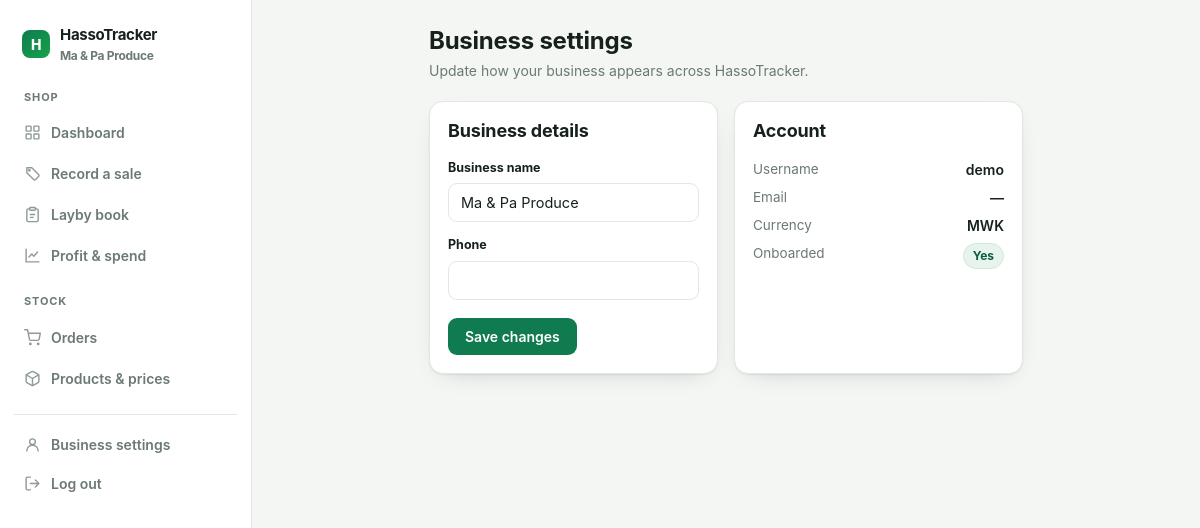
Page /accounts/profile/ (signed in) on the committed database.
### accounts/models.py (models this page shows, shortened)
class Profile(models.Model):
    user = models.OneToOneField(
        settings.AUTH_USER_MODEL,
        on_delete=models.CASCADE,
        related_name='profile',
    )
    business_name = models.CharField(max_length=150, blank=True)
    phone = models.CharField(max_length=30, blank=True)
    currency = models.CharField(max_length=8, default='MWK')
    onboarded = models.BooleanField(default=False)
    created_at = models.DateTimeField(auto_now_add=True)
    class Meta:
        ordering = ['user__username']
    @property
    def display_name(self):
        return self.business_name or self.user.get_username()

### accounts/views.py (the view)
# urls.py: path('profile/', views.profile, name='profile'),
@login_required
def profile(request):
    profile_obj, _ = Profile.objects.get_or_create(user=request.user)
    form = ProfileForm(request.POST or None, instance=profile_obj)
    if request.method == 'POST' and form.is_valid():
        form.save()
        messages.success(request, 'Business details updated.')
        return redirect('profile')
    return render(request, 'accounts/profile.html', {'form': form})

### accounts/forms.py
class ProfileForm(forms.ModelForm):
    class Meta:
        model = Profile
        fields = ('business_name', 'phone')
        widgets = {
            'business_name': forms.TextInput(attrs={'class': INPUT_CLASS}),
            'phone': forms.TextInput(attrs={'class': INPUT_CLASS}),
        }

### accounts/context_processors.py (called while the page is built)
def site_context(request):
    profile = None
    user = getattr(request, 'user', None)
    if user is not None and user.is_authenticated:
        profile = getattr(user, 'profile', None)
    return {
        'CURRENCY': settings.CURRENCY,
        'site_profile': profile,
        'nav_section': request.path.strip('/').split('/')[0],
    }

### templates/accounts/profile.html (shortened to what this page needs)
{% extends 'app_base.html' %}
{% block content %}
<div class="page-head">
  <div>
    <h1>Business settings</h1>
    <div class="sub">Update how your business appears across HassoTracker.</div>
  </div>
</div>
<div class="split-even">
  <div class="card card-pad">
    <h2 class="mb-2">Business details</h2>
    <form method="post" novalidate action="{% url 'profile' %}">
      <div class="form-grid">
        {% for field in form %}
          <div class="full">
            <label class="field-label" for="{{ field.id_for_label }}">{{ field.label }}</label>
            {{ field }}
          </div>
        {% endfor %}
      </div>
      <div class="form-actions">
        <button class="btn" type="submit">Save changes</button>
      </div>
    </form>
  </div>
  <div class="card card-pad">
    <h2 class="mb-2">Account</h2>
    <dl class="kv">
      <dt>Username</dt><dd>{{ user.username }}</dd>
      <dt>Email</dt><dd>{{ user.email|default:'&mdash;' }}</dd>
      <dt>Currency</dt><dd>{{ CURRENCY }}</dd>
      <dt>Onboarded</dt><dd>{% if site_profile.onboarded %}<span class="badge green">Yes</span>{% else %}<span class="badge amber">Not yet</span>{% endif %}</dd>
    </dl>
  </div>
</div>
{% endblock %}

### templates/app_base.html (shortened to what this page needs)
{% load static %}<!DOCTYPE html>
<html lang="en">
<head>
  <link rel="stylesheet" href="{% static 'css/app.css' %}">
</head>
<body>
  <aside class="sidebar" id="sidebar">
    <div class="sidebar-inner">
      <a class="brand" href="{% url 'dashboard' %}">
        <span class="brand-mark">H</span>
        <div>
          <div class="brand-name">HassoTracker</div>
          <div class="brand-sub">{{ site_profile.display_name|default:user.username }}</div>
        </div>
      </a>
      <nav class="sidebar-nav">
        <span class="nav-group">Shop</span>
        <a class="nav-link {% if nav_section == '' %}active{% endif %}" href="{% url 'dashboard' %}">
          Dashboard
        </a>
        <a class="nav-link {% if nav_section == 'sell' %}active{% endif %}" href="{% url 'sell' %}">
          <svg viewBox="0 0 24 24" fill="none" stroke="currentColor" stroke-width="2" stroke-linecap="round" stroke-linejoin="round"><path d="M20.59 13.41 11 3.83H4v7l9.59 9.59a2 2 0 0 0 2.82 0l4.18-4.18a2 2 0 0 0 0-2.83Z"/><circle cx="7.5" cy="7.5" r="1" fill="currentColor"/></svg>
          Record a sale
        </a>
        <a class="nav-link {% if nav_section == 'layby' %}active{% endif %}" href="{% url 'layby' %}">
          <svg viewBox="0 0 24 24" fill="none" stroke="currentColor" stroke-width="2" stroke-linecap="round" stroke-linejoin="round"><path d="M16 4h2a2 2 0 0 1 2 2v14a2 2 0 0 1-2 2H6a2 2 0 0 1-2-2V6a2 2 0 0 1 2-2h2"/><rect x="8" y="2" width="8" height="4" rx="1"/><path d="M9 12h6M9 16h4"/></svg>
          Layby book
        </a>
        <a class="nav-link {% if nav_section == 'summary' %}active{% endif %}" href="{% url 'summary' %}">
          <svg viewBox="0 0 24 24" fill="none" stroke="currentColor" stroke-width="2" stroke-linecap="round" stroke-linejoin="round"><path d="M3 3v18h18"/><path d="m7 14 4-4 3 3 5-6"/></svg>
          Profit &amp; spend
        </a>
        <span class="nav-group">Stock</span>
        <a class="nav-link {% if nav_section == 'orders' %}active{% endif %}" href="{% url 'order_list' %}">
          <svg viewBox="0 0 24 24" fill="none" stroke="currentColor" stroke-width="2" stroke-linecap="round" stroke-linejoin="round"><circle cx="9" cy="21" r="1"/><circle cx="20" cy="21" r="1"/><path d="M1 1h4l2.68 13.39a2 2 0 0 0 2 1.61h9.72a2 2 0 0 0 2-1.61L23 6H6"/></svg>
          Orders
        </a>
        <a class="nav-link {% if nav_section == 'products' %}active{% endif %}" href="{% url 'products' %}">
          <svg viewBox="0 0 24 24" fill="none" stroke="currentColor" stroke-width="2" stroke-linecap="round" stroke-linejoin="round"><path d="M21 8a2 2 0 0 0-1-1.73l-7-4a2 2 0 0 0-2 0l-7 4A2 2 0 0 0 3 8v8a2 2 0 0 0 1 1.73l7 4a2 2 0 0 0 2 0l7-4A2 2 0 0 0 21 16Z"/><path d="M3.3 7 12 12l8.7-5M12 22V12"/></svg>
          Products &amp; prices
        </a>
      </nav>
      <div class="sidebar-foot">
        <a class="nav-link" href="{% url 'profile' %}">
          <svg viewBox="0 0 24 24" fill="none" stroke="currentColor" stroke-width="2" stroke-linecap="round" stroke-linejoin="round"><circle cx="12" cy="8" r="4"/><path d="M4 21a8 8 0 0 1 16 0"/></svg>
          Business settings
        </a>
        <form method="post" action="{% url 'logout' %}" class="mx-0">{% csrf_token %}
          <button class="nav-link link-btn" type="submit">
            <svg viewBox="0 0 24 24" fill="none" stroke="currentColor" stroke-width="2" stroke-linecap="round" stroke-linejoin="round"><path d="M9 21H5a2 2 0 0 1-2-2V5a2 2 0 0 1 2-2h4"/><path d="m16 17 5-5-5-5M21 12H9"/></svg>
            Log out
          </button>
        </form>
      </div>
    </div>
  </aside>
  <div class="app-main">
    <main class="page">
      {% block content %}{% endblock %}
    </main>
  </div>
</body>
</html>

### rows in the picture
Profile: display_name "Ma & Pa Produce", form "Ma & Pa Produce", currency "MWK"

### other values in the picture
{{ field.label }} "Business name" "Phone"
{{ user.username }} "demo"
{{ user.email|default:'&mdash;' }} "—"
